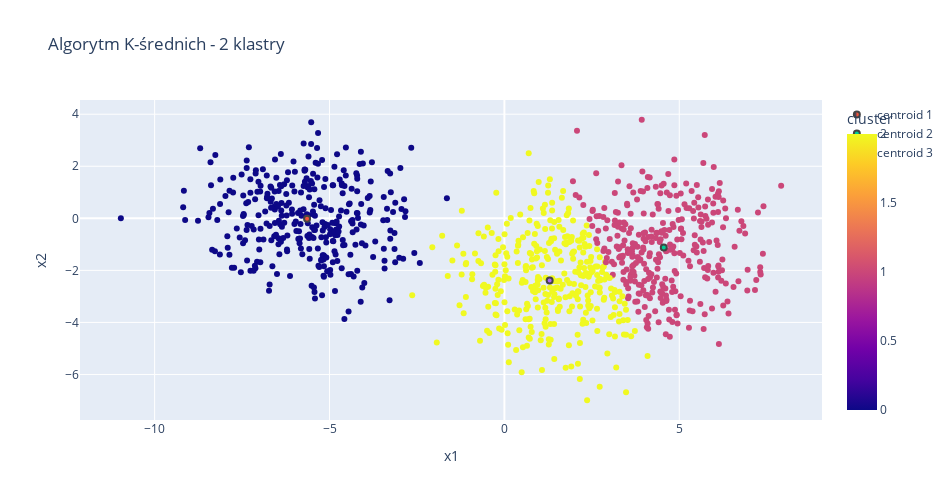

Write notebook code for a chart like this one.
### Code cell
import plotly.graph_objects as go

centroid_1, centroid_2, centroid_3 = km_model.cluster_centers_

fig = px.scatter(df, 'x1', 'x2', 'cluster', width=950, height=500, title='Algorytm K-średnich - 2 klastry')
fig.add_trace(go.Scatter(x=[centroid_1[0]], y=[centroid_1[1]], name='centroid 1', mode='markers', marker_line_width=2))
fig.add_trace(go.Scatter(x=[centroid_2[0]], y=[centroid_2[1]], name='centroid 2', mode='markers', marker_line_width=2))
fig.add_trace(go.Scatter(x=[centroid_3[0]], y=[centroid_3[1]], name='centroid 3', mode='markers', marker_line_width=2))
fig

### Figure 1 — Plotly figure (JSON) as saved in the notebook; plotly's stock layout.template omitted (floating-point values rounded to 4 significant figures; data arrays with more than 128 entries replaced by an {"elided": "..."} marker saying what was removed)
{"data": [{"hovertemplate": "x1=%{x}<br>x2=%{y}<br>cluster=%{marker.color}<extra></extra>", "legendgroup": "", "marker": {"color": {"elided": "1000 int values"}, "coloraxis": "coloraxis", "symbol": "circle"}, "mode": "markers", "name": "", "orientation": "v", "showlegend": false, "type": "scatter", "x": {"elided": "1000 float values"}, "xaxis": "x", "y": {"elided": "1000 float values"}, "yaxis": "y"}, {"marker": {"line": {"width": 2}}, "mode": "markers", "name": "centroid 1", "type": "scatter", "x": [-5.642], "y": [-0.01371]}, {"marker": {"line": {"width": 2}}, "mode": "markers", "name": "centroid 2", "type": "scatter", "x": [4.557], "y": [-1.126]}, {"marker": {"line": {"width": 2}}, "mode": "markers", "name": "centroid 3", "type": "scatter", "x": [1.294], "y": [-2.387]}], "layout": {"coloraxis": {"colorbar": {"title": {"text": "cluster"}}, "colorscale": [[0, "#0d0887"], [0.1111, "#46039f"], [0.2222, "#7201a8"], [0.3333, "#9c179e"], [0.4444, "#bd3786"], [0.5556, "#d8576b"], [0.6667, "#ed7953"], [0.7778, "#fb9f3a"], [0.8889, "#fdca26"], [1, "#f0f921"]]}, "height": 500, "legend": {"tracegroupgap": 0}, "title": {"text": "Algorytm K-średnich - 2 klastry"}, "width": 950, "xaxis": {"anchor": "y", "autorange": true, "domain": [0, 1], "range": [-12.13, 9.08], "title": {"text": "x1"}, "type": "linear"}, "yaxis": {"anchor": "x", "autorange": true, "domain": [0, 1], "range": [-7.75, 4.546], "title": {"text": "x2"}, "type": "linear"}}}
